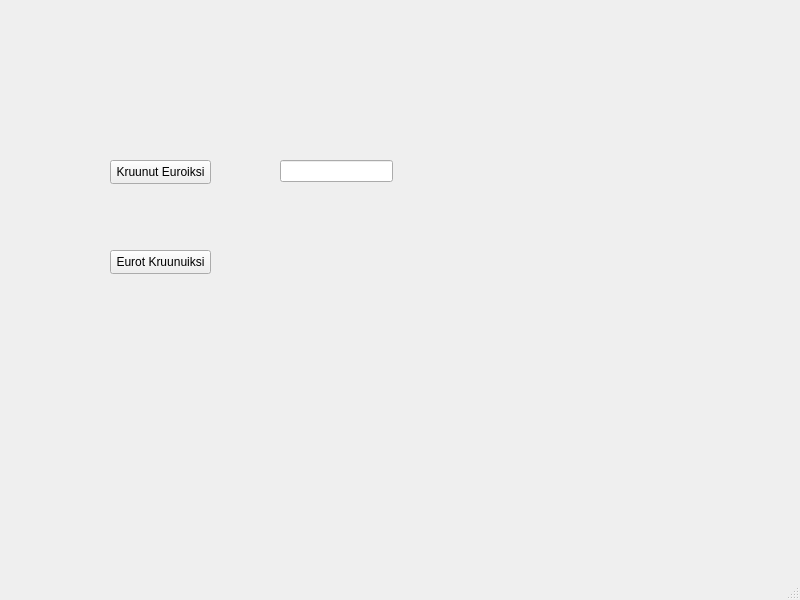
<?xml version="1.0" encoding="UTF-8"?>
<ui version="4.0">
 <class>Kruunuteuroksi</class>
 <widget class="QMainWindow" name="Kruunuteuroksi">
  <property name="geometry">
   <rect>
    <x>0</x>
    <y>0</y>
    <width>800</width>
    <height>600</height>
   </rect>
  </property>
  <property name="windowTitle">
   <string>MainWindow</string>
  </property>
  <widget class="QWidget" name="centralwidget">
   <widget class="QPushButton" name="Kruunureuroiksi">
    <property name="geometry">
     <rect>
      <x>110</x>
      <y>160</y>
      <width>101</width>
      <height>24</height>
     </rect>
    </property>
    <property name="text">
     <string>Kruunut Euroiksi</string>
    </property>
   </widget>
   <widget class="QLineEdit" name="tulostelaatikko">
    <property name="geometry">
     <rect>
      <x>280</x>
      <y>160</y>
      <width>113</width>
      <height>22</height>
     </rect>
    </property>
   </widget>
   <widget class="QPushButton" name="eurotkruunuiksi">
    <property name="geometry">
     <rect>
      <x>110</x>
      <y>250</y>
      <width>101</width>
      <height>24</height>
     </rect>
    </property>
    <property name="text">
     <string>Eurot Kruunuiksi</string>
    </property>
   </widget>
  </widget>
  <widget class="QMenuBar" name="menubar">
   <property name="geometry">
    <rect>
     <x>0</x>
     <y>0</y>
     <width>800</width>
     <height>22</height>
    </rect>
   </property>
  </widget>
  <widget class="QStatusBar" name="statusbar"/>
 </widget>
 <resources/>
 <connections/>
</ui>
